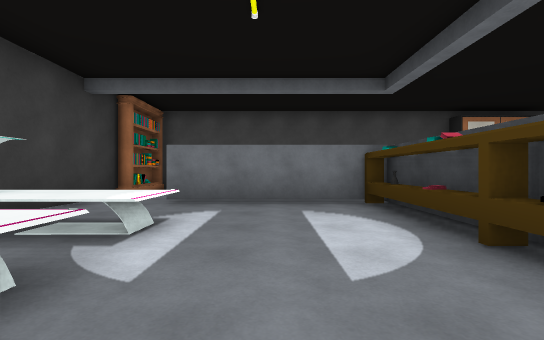
View 1 (above)

16 first-person views from a walk through a Unity game level. The camera is 1.2 m above the floor, looks level and sees 85° across. The floor is counted in squares, 2 m on a side. Each view is taken from the middle of a square. On the plan, view 1 faces up. The plan holds only what a view shows up to about 9 squares ahead; the rest is blank. The player character is not drawn. Some animated figures are left out. Door leaves are left out, so doorways stand open. Some surface patterns are stand-ins.

View 2
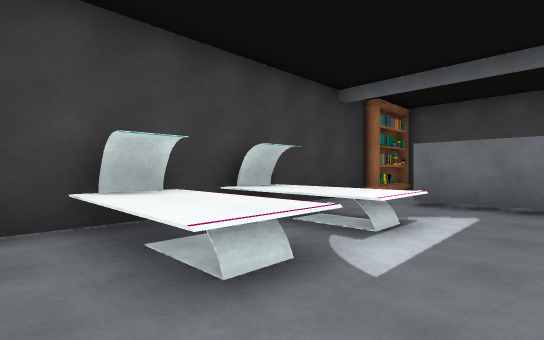

View 3
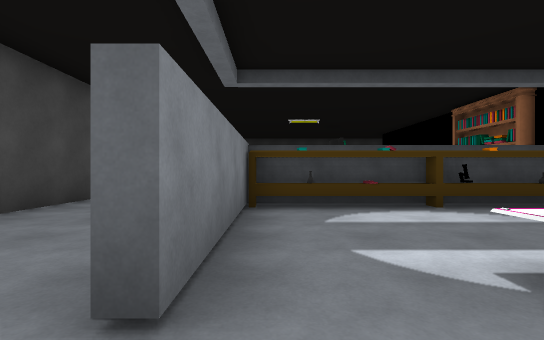

View 4
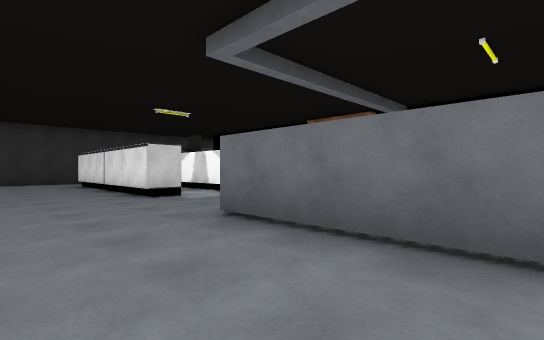

View 5
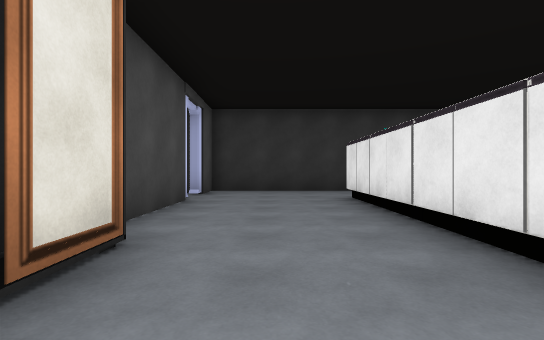

View 6
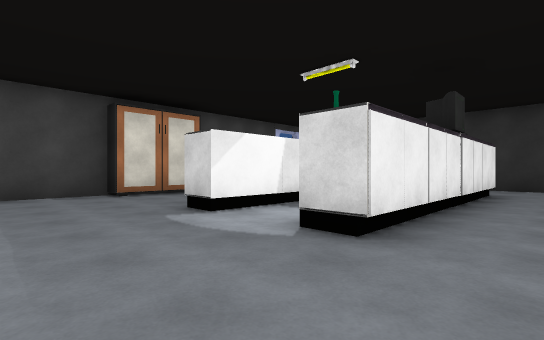

View 7
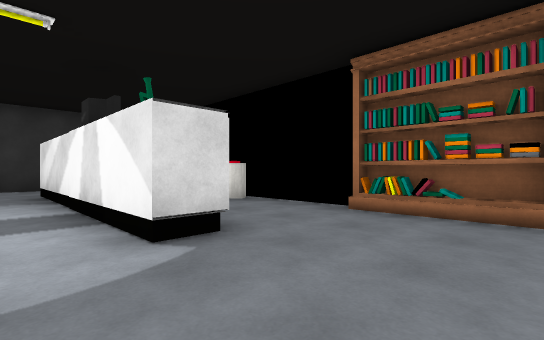

View 8
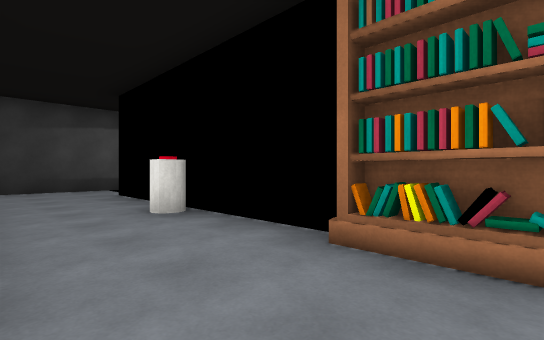

View 9
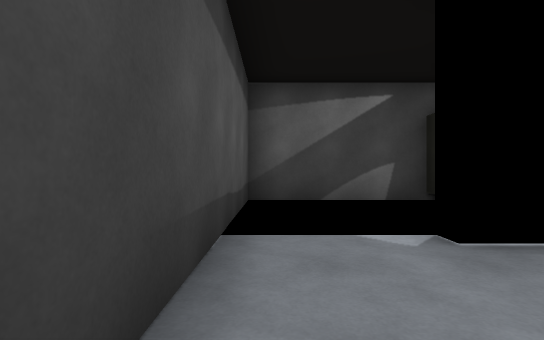

View 10
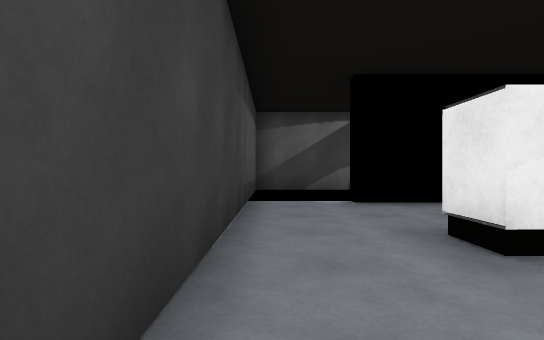

View 11
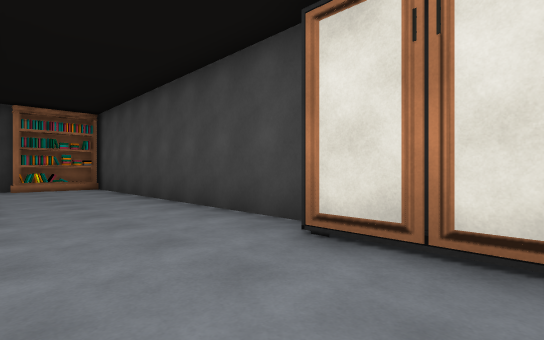

View 12
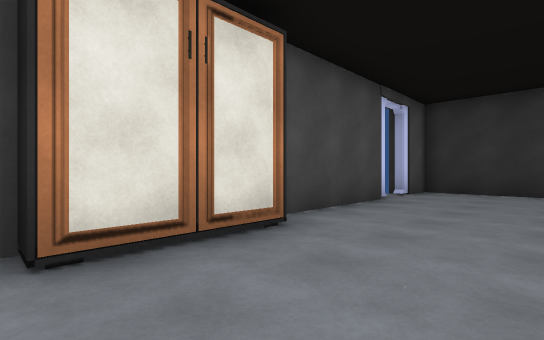

View 13
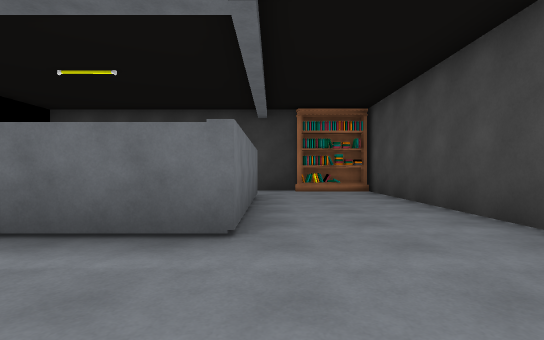

View 14
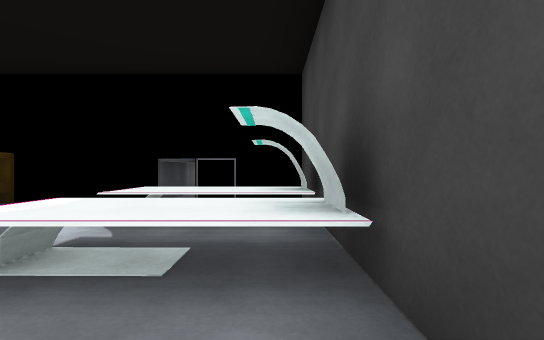

View 15
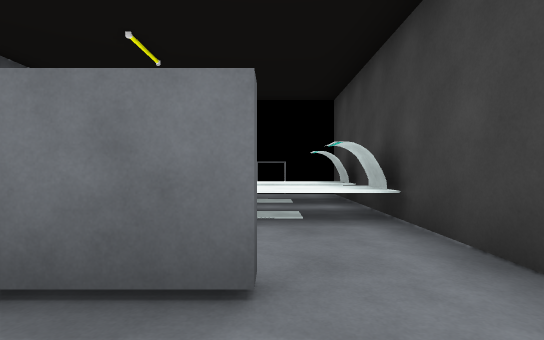

View 16
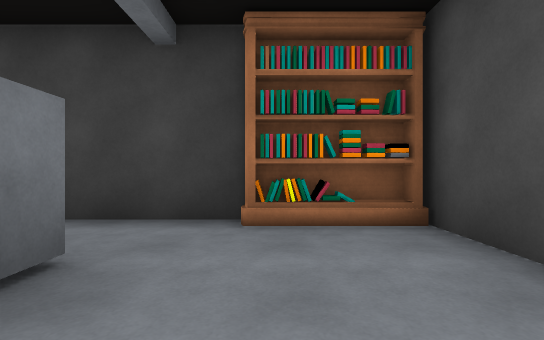

### Floor plan
Points are (right, up) in squares from view 1. A wall is a line through its corners. A room is listed if a view was taken in it or the views show most of it. See-through windows are left out.
Room 1 (views 1, 2, 3, 4, 5, 6, 7, 8, 9, 10, 11, 12, 13, 14, 15, 16)
walls: (2.1, 4.4) (2.1, 5.4) (-2, 5.4); (1.7, 4.4) (1.7, 5.4); (2.1, 0.2) (2.1, 2.6); (6.6, 8.2) (5.3, 8.2); (5.2, 8.7) (-3.5, 8.7); (11.2, 8.7) (8, 8.7); (9.8, -3.9) (13.5, -3.9) (13.5, 8.7) (12.2, 8.7); (-2, 5.7) (2.3, 5.7) (2.3, 4.5); (-3.5, 6.9) (-3.5, -0.4) (1, -0.4)
ways out: open door at (11.5, 9)
objects: other object (-3, 1) to (-1, 1); other object (-3, 3) to (-1, 3); bookshelf (-3, 8); other object (-2, 0); table (2, 1); other object (2, 3); other object (2, 4); bookshelf (3, 0) to (5, 0); other object (6, 3) to (8, 3); other object (6, 5) to (8, 5); closet (7, 9); other object (8, 0); closet (9, -4); other object (9, 3) to (11, 3); other object (9, 5) to (11, 5)

Where each view was taken, in squares from view 1:
view 1: 0 up, 0 right, facing up
view 2: 0 up, 0 right, facing up-left
view 3: 5 up, 3 left, facing right
view 4: 8 up, 1 left, facing down-right
view 5: 7 up, 5 right, facing right
view 6: 1 up, 3 right, facing up-right
view 7: 4 up, 3 right, facing down-right
view 8: 2 up, 4 right, facing down-right
view 9: 2 up, 13 right, facing down
view 10: 5 up, 13 right, facing down
view 11: 6 up, 7 right, facing up-left
view 12: 6 up, 5 right, facing up-right
view 13: 6 up, 5 right, facing left
view 14: 5 up, 3 left, facing down
view 15: 7 up, 2 left, facing down
view 16: 7 up, 0 right, facing left
